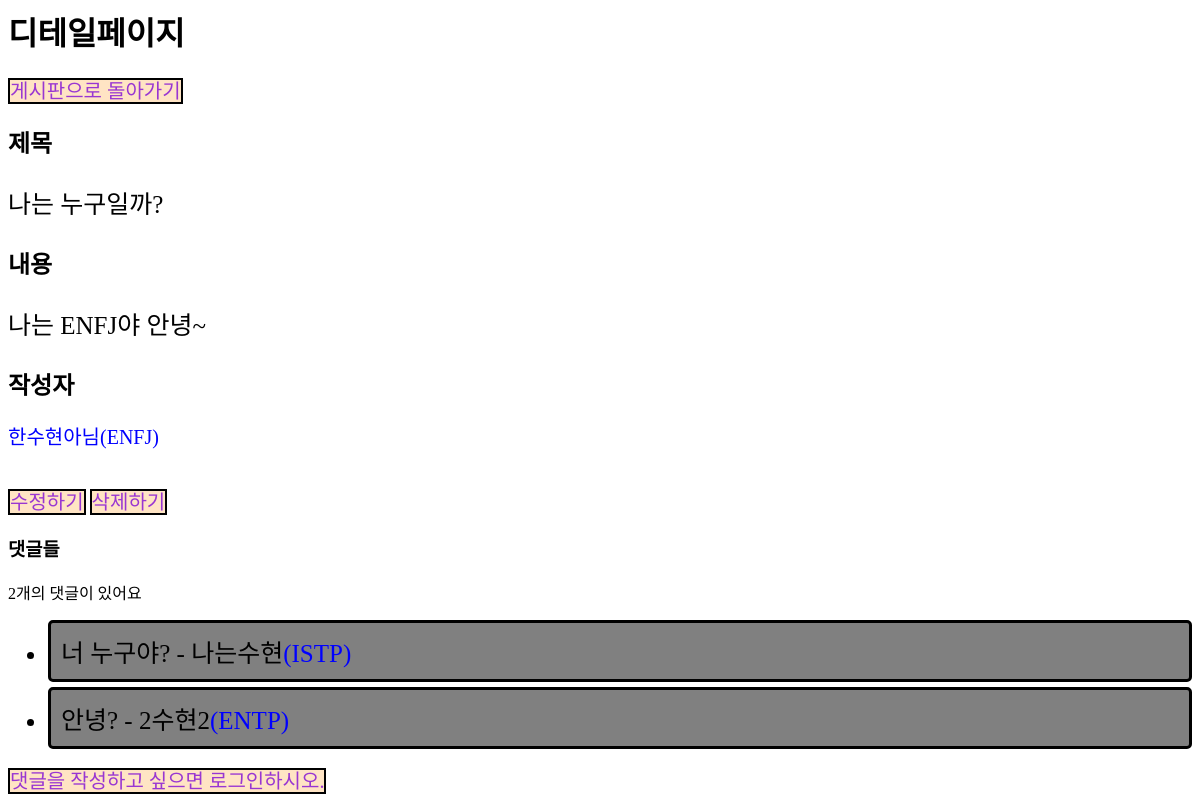
The app's page /mbti/8/ with its own data.
### MBTIAPP/models.py (models this page shows, shortened)
class Post(models.Model):
    title =models.CharField(max_length=50)
    poster = models.ForeignKey(settings.AUTH_USER_MODEL, on_delete=models.CASCADE ,default=1)
    content = models.TextField()

class Profile(AbstractUser):
    nickname = models.CharField(max_length=15);
    user_mbti = models.CharField(max_length=4);
    def __str__(self):
        return self.nickname

class Comment(models.Model):
    post = models.ForeignKey(Post, on_delete=models.CASCADE)
    commenter = models.ForeignKey(settings.AUTH_USER_MODEL , on_delete=models.CASCADE)
    content = models.CharField(max_length=150)

### MBTIAPP/views.py (the view)
# urls.py: path('<int:pk>/', views.detail, name='detail'),
def detail(request, pk):
    post_detail = get_object_or_404(Post, pk=pk)
    comments = post_detail.comment_set.all()
    context = {
        'post' : post_detail,
        'comments' : comments
    }
    return render(request, 'MBTIAPP/detail.html', context)

### MBTIAPP/templates/MBTIAPP/detail.html (shortened to what this page needs)
{% load static %}
<link rel="stylesheet" type="text/css" href="{% static 'style.css' %}">
<h1>디테일페이지</h1>
    <div class="details">
        <a href="{% url 'MBTIAPP:blog' %}">게시판으로 돌아가기</a><br>
        <h2>제목</h2>
        <p>{{ post.title }}</p>
        <h2>내용</h2>
        <p>{{ post.content }}</p>
        <h2>작성자</h2>
        <span>{{ post.poster }}({{ post.poster.user_mbti }})</span><br><br><br>
        <a href="{% url 'MBTIAPP:edit' post.pk %}">수정하기</a>
        <a href="{% url 'MBTIAPP:delete' post.pk %}">삭제하기</a>
    </div>
<h3>댓글들</h3>
{% if comments %}
<p>{{ comments|length }}개의 댓글이 있어요</p>
{% endif %}
<ul>
    {% for comment in comments %}
    <li>
        {{ comment.content }} - {{ comment.commenter }}<span>({{ comment.commenter.user_mbti }})</span>
    </li>
    {% empty %}
        <p>No 댓글~</p>
    {% endfor %}
</ul>
{% if request.user.is_authenticated %}
    <form action="{% url 'MBTIAPP:comment_create' pk=post.pk %}" method="POST">
        {% csrf_token %}
        {{ form.content }}
        <div class="buttons">
        <input type="submit" value ="댓글작성">
        </div>
    </form>
{% else %}
    <a href="{% url 'MBTIAPP:login' %}">댓글을 작성하고 싶으면 로그인하시오.</a>
{% endif %}

### MBTI_likelion/static/style.css (style rules this page uses)
li { background-color:grey; padding: 10px; margin-bottom: 5px; border-radius: 5px; border: 3px solid black; font-size: 25px; }
a { color: rgb(153, 54, 210); text-decoration: none; background-color: bisque; border: 2px solid black; font-size: 20px; }
span { color:blue; }
.details p { font-size: 25px; }
.details span { font-size: 20px; }

### records on screen
Post: title "나는 누구일까?", content "나는 ENFJ야 안녕~", poster "한수현아님", poster.user_mbti "ENFJ"
Comment: content "너 누구야?", commenter "나는수현", commenter.user_mbti "ISTP"
Comment: content "안녕?", commenter "2수현2", commenter.user_mbti "ENTP"

### other values on screen
{{ comments|length }} "2"
